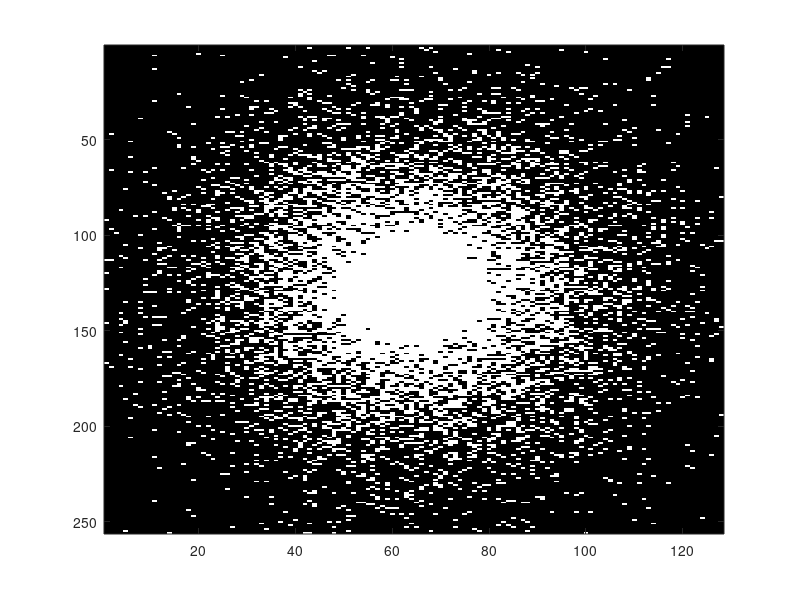

This chart was generated by the following MATLAB code: (Note: this script raises an error after producing the figure.)
function [mask] = Gen_Sampling_Mask(MatrixSize, AF, Pa, Pb, Dir)
%% generate CS sampling mask with varied density
%  input parameters: 
% 1. MatrixSize: matrix size: default: 256 by 256; 
% 2. AF: accelerating factors (1 / undersampling rate)
% 3. Pa and Pb are parameters of the probability density function: 
% the detailed settings of Pa and Pb for different sampling rates are as
% follows:
% pa = 7, pb = 1.8 AF = 2;(0.5 sampling),
% pa = 12, pb = 1.8 , AF = 4; (0.25 sampling), 
% pa = 17, pb = 1.8 AF = 6; 
% pa = 22, pb = 1.8, AF = 8;

%% default paramters (AF = 2).
if ~ exist('MatrixSize','var') || isempty(MatrixSize)
    MatrixSize = [256, 128];
end
if ~ exist('AF','var') || isempty(AF)
    AF = 4;
end

if ~ exist('Pa','var') || isempty(Pa)
    Pa = 12; 
end

if ~ exist('Pb','var') || isempty(Pb)
    Pb = 1.8;
end

if ~ exist('Dir','var') || isempty(Dir)
    Dir = '../TestData/'; 
end

%% code implementation 
nx = MatrixSize(1); 
ny = MatrixSize(2);

x = -nx/2:nx/2-1;
y = -ny/2:ny/2-1;
[X,Y] = ndgrid(x,y);

SP = exp(-Pa*((sqrt(X.^2/nx^2 + Y.^2/ny^2)).^Pb));

SP_normalized = SP/(sum(SP(:))/(nx*ny/AF));

% generate for each pixel
mask = zeros(nx,ny);
for x = 1: nx
    for y = 1:ny
        if(rand < SP_normalized(x,y))
            mask(x,y) = 1;
        end
    end
end

%% show sampling mask;
figure; imagesc(mask); colormap gray; 

%% save mask in the designated folder
save(sprintf('%sReal_Mask_Acc%d_%d_by_%d', Dir, AF, MatrixSize(1), MatrixSize(2)), 'mask'); 
end
